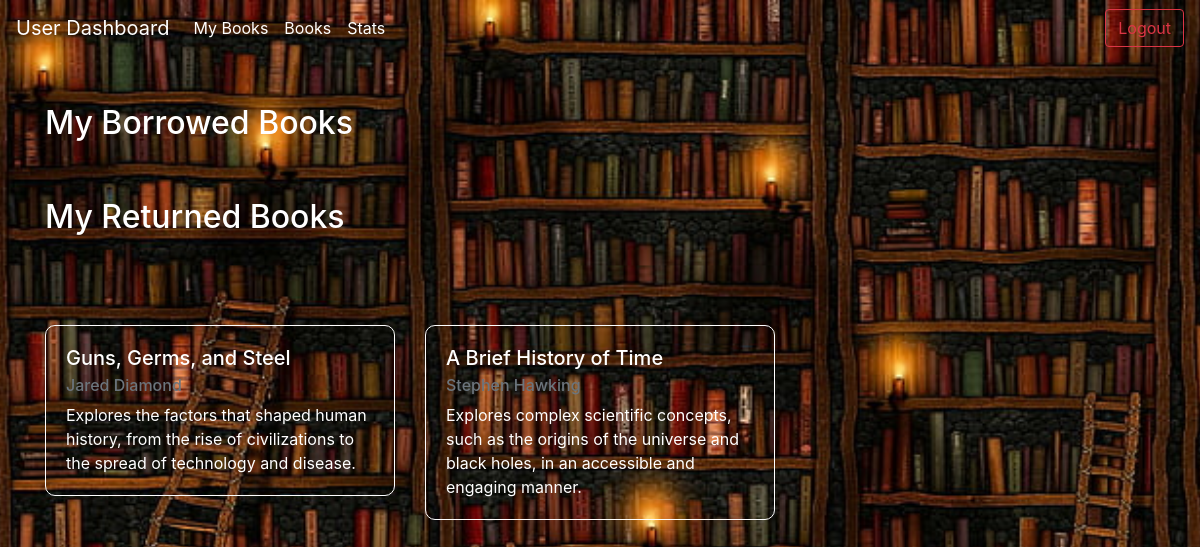
The page /my_books (signed in) on the database its author committed.
### app.py (models this page shows)
class BorrowedBook(db.Model):
    id = db.Column(db.Integer, primary_key=True)
    user_id = db.Column(db.Integer, db.ForeignKey('user.id'), nullable=False)
    book_id = db.Column(db.Integer, db.ForeignKey('book.id'), nullable=False)
    borrow_date = db.Column(db.DateTime, nullable=False, default=datetime.utcnow)
    return_date = db.Column(db.DateTime, nullable=True)
    status = db.Column(db.String(20), nullable=False, default='borrowed')
    user = db.relationship('User', backref=db.backref('borrowed_books', lazy=True))
    book = db.relationship('Book', backref=db.backref('borrowed_by', lazy=True))

class Book(db.Model):
    id = db.Column(db.Integer, primary_key=True)
    title = db.Column(db.String(100), nullable=False)
    author = db.Column(db.String(100), nullable=False)
    description = db.Column(db.Text, nullable=True)
    section_id = db.Column(db.Integer, db.ForeignKey('section.id'), nullable=False)
    section = db.relationship('Section', backref=db.backref('books', lazy=True))

### app.py (the view)
@app.route('/my_books')
def my_books():
    if 'user_id' not in session:
        return redirect(url_for('user_login'))
    user_id = session['user_id']
    borrowed_books = BorrowedBook.query.filter_by(user_id=session['user_id'], status='borrowed').all()
    returned_books = BorrowedBook.query.filter_by(user_id=session['user_id'], status='returned').all()
    return render_template('myBooks.html', borrowed_books=borrowed_books, returned_books=returned_books)

### templates/myBooks.html (shortened to what this page needs)
<!DOCTYPE html>
<html lang="en">
<head>
    <link rel="stylesheet" href="https://maxcdn.bootstrapcdn.com/bootstrap/4.5.2/css/bootstrap.min.css">
</head>
<body>
    <nav class="navbar navbar-expand-lg navbar-dark ">
        <a class="navbar-brand" href="{{url_for('user_dashboard')}}">User Dashboard</a>
        <div class="collapse navbar-collapse" id="navbarSupportedContent">
            <ul class="navbar-nav mr-auto">
                <li class="nav-item active">
                    <a class="nav-link" href="{{ url_for('my_books') }}">My Books</a>
                </li>
                <li class="nav-item active">
                    <a class="nav-link" href="{{url_for('user_dashboard')}}">Books</a>
                </li>
                <li class="nav-item active">
                    <a class="nav-link" href="{{url_for('user_statisticspg')}}">Stats</a>
                </li>
            </ul>
            <form action="{{ url_for('logout') }}" method="post" class="form-inline my-2 my-lg-0 ml-3">
                <button class="btn btn-outline-danger my-2 my-sm-0" type="submit">Logout</button>
            </form>
        </div>
    </nav>
    <div class="container mt-5">
        <h2 style="color: white;">My Borrowed Books</h2>
    </div>
    <div class="container mt-5">
        <h2 style="color: white;">My Returned Books</h2>
        <div class="row">
            {% for returned_book in returned_books %}
                <div class="col-md-4">
                    <div class="card mb-3" style="background-color: rgba(127, 76, 43, 0); border: 1px solid white;border-radius: 10px;margin-top: 80px;">
                        <div class="card-body" style="color: white;">
                            <h5 class="card-title">{{ returned_book.book.title }}</h5>
                            <h6 class="card-subtitle mb-2 text-muted">{{ returned_book.book.author }}</h6>
                            <p class="card-text">{{ returned_book.book.description }}</p>
                        </div>
                    </div>
                </div>
            {% endfor %}
        </div>
    </div>
</body>
</html>

### templates/myBooks.html (style rules this page uses)
body { background-image: url('static/BackImg.jpg'); background-size: cover; background-position: center; background-repeat: no-repeat; height: 100vh; }

### rows shown on the page
BorrowedBook: book "Guns, Germs, and Steel", book.author "Jared Diamond", book.description "Explores the factors that shaped human history, from the rise of civilizations to the spread of technology and disease."
BorrowedBook: book "A Brief History of Time", book.author "Stephen Hawking", book.description "Explores complex scientific concepts, such as the origins of the universe and black holes, in an accessible and engaging manner."
